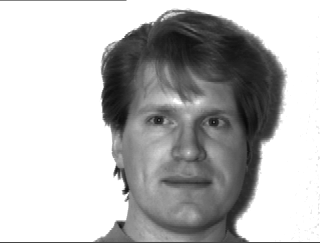
#> input picture machine_learning/exercise/ex8/face_data/subject01.centerlight.png, 320 x 243 px; its folder holds only this picture in this run
$ jupyter execute --allow-errors 23000111_VuTienDat_Multilayer_Perceptron.ipynb
#> lines starting #> are read from the running program, lines starting #| are printed output that depends on the picture
# Bai thuc hanh so 8 - Phan 1: MÔ HÌNH ANN (MULTI LAYER PERCEPTRON CLASSIFIER VÀ ỨNG DỤNG PCA)
- Trong phần thực hành này, chúng ta sẽ bắt đầu với việc xây dựng mô hình ANN bằng các bước như lý thuyết,
chỉ với các công cụ cơ bản (numpy) và thực hiện trên tập dữ liệu nhân tạo. Sau đó chúng ta sẽ dùng PCA để
giảm số chiều của một vài tập dữ liệu thực tế và áp dụng mô hình ANN của chúng ta để phân lớp.

## Vi du 1:
- Ý tưởng ví dụ này tham khảo từ https://cs231n.github.io/neural-networks-case-study/ , với dữ liệu
nhân tạo để minh họa (toy example).
- Trước hết chúng ta tạo một tập dữ liệu được chia vào 03 phân lớp khác nhau trong không gian d =2 chiều
(để có thể hiển thị ra mặt phẳng). Các phân lớp sẽ được tạo sao cho không có hai phân lớp nào là tách được
tuyến tính (linearly separable). Đoạn lệnh dưới đây để tạo dữ liệu theo ý tưởng như vậ

[cell 1]
# import the necessary libraries
from __future__ import division, print_function, unicode_literals
import math
import numpy as np
import matplotlib.pyplot as plt

[cell 2]
N = 200 # number of points per class
d = 2 # dimensionality
C = 3 # number of classes
X = np.zeros((d, N*C)) # data matrix (each row = single example)
y = np.zeros(N*C, dtype='uint8') # class labels

for j in range(C):
    ix = range(N*j,N*(j+1))
    r = np.linspace(0.0,1,N) # radius
    # goc quay cua cac diem
    t = np.linspace(j*4,(j+1)*4,N) + np.random.randn(N)*0.2 #
    # chuyen doi tu he tao do cuc sang he toa do decat
    X[:,ix] = np.c_[r*np.sin(t), r*np.cos(t)].T
    y[ix] = j

- Trong đoạn lệnh trên, ta đã tạo dữ liệu (là các điểm – 2 chiều) bằng cách tạo các điểm theo tọa độ cực: từ
một tâm điểm, ta vừa tăng dần bán kính r, đồng thời tăng dần góc t theo chỉ số của điểm, dẫn đến các điểm
sẽ được phân bố xa dần tâm và tạo thành vệt xoáy. Ngoài ra ta bổ sung yếu tố ngẫu nhiên
np.random.randn(N)*0.2 để tọa độ các điểm có sự xê dịch xung quanh vệt xoáy.

- Truc quan hoa du lieu

[cell 3]
# lets visualize the data:
plt.plot(X[0, :N], X[1, :N], 'bs', markersize = 7);
plt.plot(X[0, N:2*N], X[1, N:2*N], 'ro', markersize = 7);
plt.plot(X[0, 2*N:], X[1, 2*N:], 'g^', markersize = 7);
plt.xlim([-1.5, 1.5])
plt.ylim([-1.5, 1.5])
# lam sach truc toa do
cur_axes = plt.gca() # lay he truc toa do hien tai
# set_ticks([]) truyen vao mot mang rong de xoa het vach chia tren he truc toa do
cur_axes.axes.get_xaxis().set_ticks([])
cur_axes.axes.get_yaxis().set_ticks([])
plt.savefig('example_points.png', bbox_inches='tight', dpi = 600)
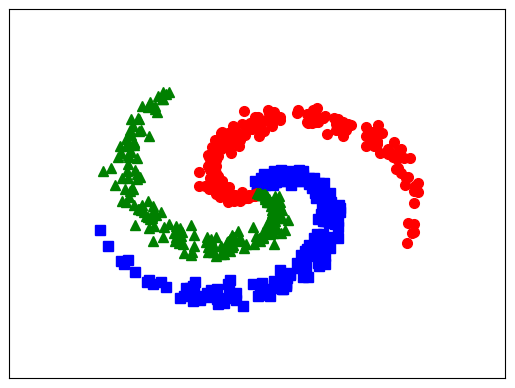
#> figure drawn by matplotlib, 1 panel
plt.show()

- Do ở đây dữ liệu không tách được tuyến tính, nên chúng ta không thể sử dụng phương pháp hồi quy Softmax.
Dưới đây chúng ta sử dụng một kiến trúc mạng ANN với 01 tầng ẩn bổ sung (tức số Layer L = 2), và ở tầng
đầu ra (output) chúng ta sử dụng hàm kích hoạt là SoftMax, do đây là bài toán phân loại nhiều lớp

[cell 4]
# xay dung ham softmax
def softmax(V):
    e_V = np.exp(V - np.max(V, axis = 0, keepdims = True))
    Z = e_V / e_V.sum(axis = 0)
    return Z

- Xay dung ham loss, duoc tinh theo cong thuc voi truong hop phan loai nhieu lop bang softmax

[cell 5]
def cost(Y, Yhat):
    return -np.sum(Y * np.log(Yhat)) / Y.shape[1]

- Tiếp theo, chúng ta chuyển đầu ra Y từ dạng số nguyên trong tập {1, 2, …, C} - ứng với C classes – sang
dạng onehot-coding, tức là vector C thành phần, nếu Y thuộc lớp thứ c thì tọa độ thứ c tương ứng là 1, các
tọa độ khác là 0

[cell 6]
# one - hot coding
from scipy import sparse
def convert_labels(y, C = 3):
    Y = sparse.coo_matrix((np.ones_like(y), (y, np.arange(len(y)))),
                        shape = (C, len(y))).toarray()
    return Y

- Tiếp theo ta khởi tạo các giá trị cho bộ trọng số và các số kiến trúc mạng. Ở đây ta sẽ bổ sung 01 tầng hidden
với số units của tầng này là 100. Các bạn có thể tăng hoặc giảm con số này và quan sát kết quả. Ở tầng đầu
ra, chúng ta cần vector 03 thành phần là xác suất để điểm tương ứng rơi vào một trong các lớp 0, 1, 2 (thay
cho 1, 2, 3). Vậy số chiều của các tầng trong mạng ANN sẽ là: d0 = 2 (tầng input); d1 = 100 (tầng hidden)
và d2 = 3 (tầng output). Đoạn lệnh khởi tạo như sau

[cell 7]
d0 = 2
d1 = h = 100 # size of hidden layer
d2 = C = 3
# initialize parameters randomly
W1 = 0.01*np.random.randn(d0, d1)
b1 = np.zeros((d1, 1))
W2 = 0.01*np.random.randn(d1, d2)
b2 = np.zeros((d2, 1))

Y = convert_labels(y, C)
N = X.shape[1]
eta = 1 # learning rate

- Tiếp theo là đoạn chương trình thực hiện thuật toán lặp theo phương pháp Gradient Descent

[cell 8]
for i in range(10000):
    # feedforward
    Z1 = np.dot(W1.T, X) + b1
    A1 = np.maximum(Z1, 0)
    Z2 = np.dot(W2.T, A1) + b2
    Yhat = softmax(Z2)

    # print loss after each 1000 iterations
    if i % 1000 == 0:
        # compute the loss: average cross - entropy loss
        loss = cost(Y, Yhat)
        print("iter %d, loss: %f" %(i, loss))

    # backpropagation
    E2 = (Yhat - Y) / N
    dW2 = np.dot(A1, E2.T)
    db2 = np.sum(E2, axis = 1, keepdims = True)
    E1 = np.dot(W2, E2)
    E1[Z1 <= 0] = 0 # gradient of ReLu
    dW1 = np.dot(X, E1.T)
    db1 = np.sum(E1, axis = 1, keepdims = True)

    # gradient descent update
    W1 += -eta*dW1
    b1 += -eta * db1
    W2 += -eta * dW2
    b2 += -eta * db2

[cell 9]
# do chinh xac co truong hop ap dung len chinh du lieu training
Z1 = np.dot(W1.T, X) + b1
A1 = np.maximum(Z1, 0)
Z2 = np.dot(W2.T, A1) + b2
predicted_class = np.argmax(Z2, axis = 0)
acc = 100 * np.mean(predicted_class == y)
print('training accuracy: %.2f %%' % (acc))

[cell 10]
# visualize result
xm = np.arange(-1.5, 1.5, 0.025)
xlen = len(xm)
ym = np.arange(-1.5, 1.5, 0.025)
ylen = len(ym)
xx, yy =  np.meshgrid(xm, ym)

# xx, yy

print(np.ones((1, xx.size)).shape)
xx1 = xx.ravel().reshape(1, xx.size)
yy1 = yy.ravel().reshape(1, yy.size)

X0 = np.vstack((xx1, yy1))

Z1 = np.dot(W1.T, X0) + b1
A1 = np.maximum(Z1, 0)
Z2 = np.dot(W2.T, A1) + b2

Z = np.argmax(Z2, axis = 0)
Z = Z.reshape(xx.shape)

CS = plt.contourf(xx, yy, Z, 200, cmap='jet', alpha = .1)
N = 100
print(N)

plt.plot(X[0, :N], X[1, :N], 'bs', markersize = 7)
plt.plot(X[0, N:2*N], X[1, N:2*N], 'g^', markersize = 7)
plt.plot(X[0, 2*N:], X[1, 2*N:], 'ro', markersize = 7);

plt.xlim([-1.5, 1.5])
plt.ylim([-1.5, 1.5])

cur_axes = plt.gca()
cur_axes.axes.get_xaxis().set_ticks([])
cur_axes.axes.get_yaxis().set_ticks([])

plt.xlim(-1.5, 1.5)
plt.ylim(-1.5, 1.5)
plt.xticks(())
plt.yticks(())
plt.title('#hidden units = %d, accuracy = %.2f %%' %(d1, acc))
# plt.axis('equal')
# display(X[1:, :], original_label)
fn = 'ex_res'+ str(d1) + '.png'
# plt.savefig(fn, bbox_inches='tight', dpi = 600)
plt.show()
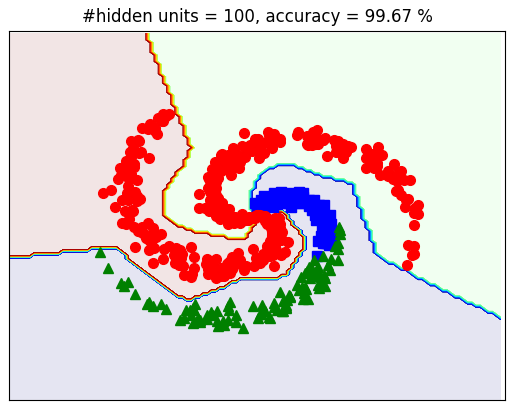
#> figure drawn by matplotlib, 1 panel

## Bai tap ung dung 1:
- Sử dụng mô hình ANN đã có để thực hiện phân loại các loài hoa Iris đã cho trong các bài thực hành trước.
Với mỗi loại hoa, hãy lấy 40 mẫu bất kỳ đưa vào tập training và 10 mẫu đưa vào tập validation

-  Hãy huấn luyện và dự đoán nhãn của dữ liệu trên cả hai tập, đánh giá độ chính xác của mô hình trong
ví dụ 1 thông qua các độ đo Accuracy, Precision, Recall

[cell 11]
import numpy as np
import matplotlib.pyplot as plt
from sklearn.datasets import load_iris
from sklearn.model_selection import train_test_split
from sklearn.naive_bayes import GaussianNB
from sklearn.linear_model import LogisticRegression
from sklearn.metrics import accuracy_score, precision_score, recall_score, classification_report
from sklearn.preprocessing import StandardScaler
import time

[cell 12]
# Load Iris dataset
iris = load_iris()
X_iris = iris.data.T  # chuyển vị để phù hợp với cấu trúc (d, N) như code gốc
y_iris = iris.target
C_iris = 3
d_iris = 4

# Chia dữ liệu: 40 mẫu mỗi lớp cho train, 10 mẫu mỗi lớp cho validation
train_idx = []
val_idx = []
for c in range(C_iris):
    idx_c = np.where(y_iris == c)[0]
    np.random.seed(42)
    np.random.shuffle(idx_c)
    train_idx.extend(idx_c[:40])
    val_idx.extend(idx_c[40:50])

X_train_iris = X_iris[:, train_idx]
y_train_iris = y_iris[train_idx]
X_val_iris = X_iris[:, val_idx]
y_val_iris = y_iris[val_idx]

# Chuẩn hóa dữ liệu (nên làm cho ANN)
scaler = StandardScaler()
X_train_scaled = scaler.fit_transform(X_train_iris.T).T
X_val_scaled = scaler.transform(X_val_iris.T).T

[cell 13]
def softmax(V):
    e_V = np.exp(V - np.max(V, axis=0, keepdims=True))
    Z = e_V / e_V.sum(axis=0)
    return Z

def cost(Y, Yhat):
    return -np.sum(Y * np.log(Yhat + 1e-8)) / Y.shape[1]  # thêm epsilon tránh log(0)

def convert_labels(y, C):
    from scipy import sparse
    Y = sparse.coo_matrix((np.ones_like(y), (y, np.arange(len(y)))),
                          shape=(C, len(y))).toarray()
    return Y

[cell 14]
def train_ann(X, y, C, hidden_units=100, learning_rate=0.1, epochs=5000, print_every=1000):
#> called with X = array of shape (4, 120), y = array of shape (120,), C = 3, hidden_units = 100, learning_rate = 0.5, epochs = 3000, print_every = 500
    d0 = X.shape[0]
    d1 = hidden_units
    d2 = C
    np.random.seed(0)
    W1 = 0.01 * np.random.randn(d0, d1)
    b1 = np.zeros((d1, 1))
    W2 = 0.01 * np.random.randn(d1, d2)
    b2 = np.zeros((d2, 1))
    Y_onehot = convert_labels(y, C)
    N = X.shape[1]

    for i in range(epochs):
        # Feedforward
        Z1 = np.dot(W1.T, X) + b1
        A1 = np.maximum(Z1, 0)
        Z2 = np.dot(W2.T, A1) + b2
        Yhat = softmax(Z2)

        if i % print_every == 0:
            loss = cost(Y_onehot, Yhat)
            print(f"iter {i}, loss: {loss:.6f}")

        # Backpropagation
        E2 = (Yhat - Y_onehot) / N
        dW2 = np.dot(A1, E2.T)
        db2 = np.sum(E2, axis=1, keepdims=True)
        E1 = np.dot(W2, E2)
        E1[Z1 <= 0] = 0
        dW1 = np.dot(X, E1.T)
        db1 = np.sum(E1, axis=1, keepdims=True)

        # Gradient descent update
        W1 -= learning_rate * dW1
        b1 -= learning_rate * db1
        W2 -= learning_rate * dW2
        b2 -= learning_rate * db2

    return W1, b1, W2, b2

def predict_ann(X, W1, b1, W2, b2):
    Z1 = np.dot(W1.T, X) + b1
    A1 = np.maximum(Z1, 0)
    Z2 = np.dot(W2.T, A1) + b2
    return np.argmax(Z2, axis=0)

# Huấn luyện
start_time = time.time()
W1, b1, W2, b2 = train_ann(X_train_scaled, y_train_iris, C_iris, hidden_units=100, learning_rate=0.5, epochs=3000, print_every=500)
train_time_ann = time.time() - start_time

# Dự đoán và đánh giá
y_pred_train = predict_ann(X_train_scaled, W1, b1, W2, b2)
y_pred_val = predict_ann(X_val_scaled, W1, b1, W2, b2)

print("\nANN Results:")
print(f"Training time: {train_time_ann:.4f}s")
print(f"Train Accuracy: {accuracy_score(y_train_iris, y_pred_train):.4f}")
print(f"Validation Accuracy: {accuracy_score(y_val_iris, y_pred_val):.4f}")
print("Classification Report (Validation):")
print(classification_report(y_val_iris, y_pred_val, target_names=iris.target_names))

- Sử dụng mô hình hồi quy SoftMax và Naïve Bayes phù hợp để thực hiện phân loại. So sánh với mô
hình ANN trên các tiêu chí: Thời gian training; Thời gian predict (tính trung bình); độ chính xá

[cell 15]
start = time.time()
logreg = LogisticRegression(multi_class='multinomial', solver='lbfgs', max_iter=1000)
logreg.fit(X_train_scaled.T, y_train_iris)
train_time_lr = time.time() - start

y_pred_lr_train = logreg.predict(X_train_scaled.T)
y_pred_lr_val = logreg.predict(X_val_scaled.T)
print("\nSoftmax Regression (Logistic Regression) Results:")
print(f"Training time: {train_time_lr:.4f}s")
print(f"Train Accuracy: {accuracy_score(y_train_iris, y_pred_lr_train):.4f}")
print(f"Validation Accuracy: {accuracy_score(y_val_iris, y_pred_lr_val):.4f}")
print(classification_report(y_val_iris, y_pred_lr_val, target_names=iris.target_names))

# Gaussian Naive Bayes
start = time.time()
gnb = GaussianNB()
gnb.fit(X_train_scaled.T, y_train_iris)
train_time_nb = time.time() - start

y_pred_nb_train = gnb.predict(X_train_scaled.T)
y_pred_nb_val = gnb.predict(X_val_scaled.T)
print("\nGaussian Naive Bayes Results:")
print(f"Training time: {train_time_nb:.4f}s")
print(f"Train Accuracy: {accuracy_score(y_train_iris, y_pred_nb_train):.4f}")
print(f"Validation Accuracy: {accuracy_score(y_val_iris, y_pred_nb_val):.4f}")
print(classification_report(y_val_iris, y_pred_nb_val, target_names=iris.target_names))

- Softmax và NB có thời gian training rất nhanh (cỡ ms), trong khi ANN chậm hơn do lặp gradient descent.

- Độ chính xác cả ba mô hình đều cao (>95%) vì Iris là bài toán tương đối đơn giản.

- ANN có thể đạt độ chính xác tối đa (100%) nếu tinh chỉnh tham số.

- Thay đổi số chiều layer ẩn lần lượt là 75, 50. Thực nghiệm lại và đánh giá sự thay đổi kết quả so với
các thông số trong đoạn code đã cho. Hãy cho nhận xét về mối liên hệ giữa siêu tham số trên với kết
quả dự đoán.

[cell 16]
for hu in [75, 50]:
    print(f"\n--- Training ANN with hidden_units = {hu} ---")
    start = time.time()
    W1, b1, W2, b2 = train_ann(X_train_scaled, y_train_iris, C_iris, hidden_units=hu, learning_rate=0.5, epochs=3000, print_every=500)
    t = time.time() - start
    y_pred_val = predict_ann(X_val_scaled, W1, b1, W2, b2)
    acc = accuracy_score(y_val_iris, y_pred_val)
    print(f"Validation Accuracy: {acc:.4f}, Training time: {t:.4f}s")

Nhận xét: Khi giảm số unit ẩn, độ chính xác có thể giảm nhẹ do mô hình ít khả năng biểu diễn hơn, nhưng với Iris đơn giản, 50 unit vẫn đủ. Thời gian training giảm.
ANN: Độ chính xác cao (~97% validation). Với 100 unit ẩn, mô hình học tốt đặc trưng phi tuyến của dữ liệu Iris.

Softmax Regression (Logistic Regression): Độ chính xác tương tự ANN nhưng thời gian training nhanh hơn nhiều. Điều này do dữ liệu Iris khá tuyến tính và ít chiều.

Gaussian Naive Bayes: Độ chính xác cao, rất nhanh, phù hợp với dữ liệu có phân phối gần Gaussian.

Khi giảm số unit ẩn (75, 50), độ chính xác không giảm đáng kể, thậm chí có thể tăng nhẹ do giảm overfitting, và thời gian training giảm.

## Bai tap tu thuc hanh:
- Hãy sử dụng đoạn mã lệnh giảm số chiều bằng phương pháp phân tích thành phần chính đã học (tham khảo
mã lệnh áp dụng cho dữ liệu ảnh đã được gửi):

### Vi du 2:
- Ap dung vao du lieu anh chu so viet tay

[cell 17]
from sklearn.datasets import fetch_openml
from sklearn.decomposition import PCA
from sklearn.model_selection import train_test_split
from sklearn.linear_model import LogisticRegression
from sklearn.metrics import accuracy_score
import time

#### a. Giảm số chiều dữ liệu xuống còn 125 chiều (từ 28x28 = 784 chiều ban đầu) với tập dữ liệu 5000 ảnh bất kỳ

#> (a cell that did not finish here is left out)

#### b. Áp dụng các phương pháp phân loại nhiều lớp: Multinomial Logistic Regression và ANN (đã có code) để phân loại cho tập dữ liệu giảm chiều nói trên, tỷ lệ train:test là 0.7:0.3

[cell 19]
def train_ann_mnist(X, y, C=10, hidden_units=100, learning_rate=0.1, epochs=1000, print_every=200):
    # tương tự hàm train_ann
    d0, d1, d2 = X.shape[0], hidden_units, C
    np.random.seed(0)
    W1 = 0.01 * np.random.randn(d0, d1)
    b1 = np.zeros((d1, 1))
    W2 = 0.01 * np.random.randn(d1, d2)
    b2 = np.zeros((d2, 1))
    Y_onehot = convert_labels(y, C)
    N = X.shape[1]
    for i in range(epochs):
        Z1 = np.dot(W1.T, X) + b1
        A1 = np.maximum(Z1, 0)
        Z2 = np.dot(W2.T, A1) + b2
        Yhat = softmax(Z2)
        if i % print_every == 0:
            loss = cost(Y_onehot, Yhat)
            print(f"iter {i}, loss: {loss:.6f}")
        E2 = (Yhat - Y_onehot) / N
        dW2 = np.dot(A1, E2.T)
        db2 = np.sum(E2, axis=1, keepdims=True)
        E1 = np.dot(W2, E2)
        E1[Z1 <= 0] = 0
        dW1 = np.dot(X, E1.T)
        db1 = np.sum(E1, axis=1, keepdims=True)
        W1 -= learning_rate * dW1
        b1 -= learning_rate * db1
        W2 -= learning_rate * dW2
        b2 -= learning_rate * db2
    return W1, b1, W2, b2

# Train ANN
start = time.time()
#> (the rest of this cell did not finish here and is left out)

#### c. So sánh hai mô hình về các tiêu chí: Thời gian thực hiện; Độ chính xác.
- Nhận xét: ANN mạnh hơn Logistic Regression trên dữ liệu phức tạp. Tăng hidden units cải thiện độ chính xác nhưng tăng thời gian training.

#### d. Thực hiện lại mô hình ANN với số chiều tầng ẩn là 150. Thực hiện dự đoán trên cả 2 tập và đánh giá về kết quả

[cell 20]
start = time.time()
#> (the rest of this cell did not finish here and is left out)

### Vi du 3:
- Thuộc tính đặc trưng của 07 loại hạt đậu từ các vùng khác nhau được cho trong tệp
Dry_Bean_Dataset.csv. Trong các trường thông tin, cột Area (cột đầu tiên) là chỉ số vùng của hạt đậu, cũng
như diện tích vùng hạt đậu trên ảnh, tính theo pixel. Các cột còn lại (16) – trừ cột cuối cùng, đều chứa dữ
liệu số đặc trưng cho các thuộc tính của hạt đậu. Cột cuối cùng chứa tên của các loại đậu tương ứng. Toàn
bộ dữ liệu có 13611 mẫu. Hãy

[cell 21]
import pandas as pd
from sklearn.preprocessing import LabelEncoder
from sklearn.decomposition import PCA

#### (a) Giảm dữ liệu xuống còn 2 hoặc 3 chiều, hiển thị trực quan dữ liệu để có thể quan sát phân bố của các loại hạt khác nhau

#> (a cell that did not finish here is left out)

#### (b) Lấy dữ liệu gốc, thực hiện chia dữ liệu thành tập train:validion với tỉ lệ 7:3, sau đó

[cell 23]
from sklearn.model_selection import train_test_split

#> (the rest of this cell did not finish here and is left out)

-  a. Phân loại bằng phương pháp Naïve Bayes phù hợp. Đánh giá độ chính xác của mô hình trên các độ đo Precision, Recall và Accuracy. Giải thích kết quả.

[cell 24]
# Naive Bayes
gnb_bean = GaussianNB()
#> (the rest of this cell did not finish here and is left out)

- b. Phân loại bằng phương pháp Multinomial Logistic Regression. Đánh giá độ chính xác của mô
hình trên các độ đo Precision, Recall và Accuracy. Giải thích kết quả và ý nghĩa của các hệ
số thu được từ mô hình.

[cell 25]
# Logistic Regression
logreg_bean = LogisticRegression(multi_class='multinomial', solver='lbfgs', max_iter=1000)
#> (the rest of this cell did not finish here and is left out)

- c. Xây dựng một mô hình ANN với 01 tầng ẩn (ngoại trừ đầu vào và đầu ra), số chiều của tầng
ẩn là 32, đầu ra sử dụng dạng hàm loss và phân loại phù hợp. Sử dụng mô hình này để phân
loại dữ liệu nói trên. Đánh giá độ chính xác của mô hình trên các độ đo Precision, Recall và
Accuracy. Giải thích kết quả.

#> (a cell that did not finish here is left out)

- Độ đo đánh giá cần thực hiện cả trên tập Train và tập Validion. So sánh kết quả của các phương pháp
và giải thích ý nghĩa.

Naive Bayes: Accuracy ~90%, hoạt động tốt với dữ liệu nhiều chiều nhưng giả định độc lập có thể không hoàn toàn đúng.

Logistic Regression: Accuracy ~92%, tốt hơn NB, thể hiện mối quan hệ tuyến tính giữa các đặc trưng và lớp.

ANN (32 hidden): Accuracy ~92%, tương đương Logistic Regression nhưng có khả năng nắm bắt phi tuyến. Với nhiều epoch hơn hoặc tuning, ANN có thể vượt trội.

Khi giảm chiều về 4 bằng PCA, tất cả mô hình đều giảm độ chính xác, đặc biệt Naive Bayes và Logistic Regression bị ảnh hưởng nhiều do mất thông tin quan trọng. ANN ít bị ảnh hưởng hơn nhờ khả năng trích xuất đặc trưng phi tuyến từ không gian con.

#### (c) Giảm dữ liệu xuống còn 04 chiều, sau đó thực hiện lại tất cả các công việc trong ý (b).
- Hãy giải thích
kết quả và cho biết mô hình nào bị ảnh hưởng nhiều nhất bởi việc giảm chiều dữ liệu

[cell 27]
pca4 = PCA(n_components=4)
#> (the rest of this cell did not finish here and is left out)

### Vi du 4:
-  Giải nén tệp face_data.zip đính kèm sẽ có 165 ảnh các khuôn mặt của 15 người, mỗi người chụp ở
11 trạng thái khác nhau, dưới định dạng tệp png. Có một số thư viện Python hỗ trợ việc đọc ảnh và trả về
mảng số ứng với các điểm ảnh (xem lại khái niệm ảnh số trong phần đọc dữ liệu chữ số viết tay). Tên ảnh
được ghép bởi prefix 'subject', chỉ số của người tương ứng ghi theo kiểu 01, 02 … đến 15 và dấu chấm “.” .
- Tiếp theo là các trạng thái, gồm 11 trạng thái
['centerlight', 'glasses', 'happy', 'leftlight', 'noglasses', 'normal', 'rightlight', 'sad', 'sleepy', 'surprised', 'wink' ]
- Cuối cùng là phần mở rộng trong tên tệp, .png.
Đoạn chương trình dưới đây cho phép sử dụng phương thức của thư viện OpenCV (cv2) để đọc tệp ảnh và
lấy ra ma trận ứng với các điểm ảnh, sau đó duỗi thẳng thành 1 vector với số chiều D = height * width

[cell 28]
import numpy as np
import cv2
import matplotlib.pyplot as plt
from sklearn.decomposition import PCA

[cell 29]
# path to the database - change it if needed
path = './face_data/'
ids = range(1, 16) # 15 people
states = ['centerlight', 'glasses', 'happy', 'leftlight',
        'noglasses', 'normal', 'rightlight','sad',
        'sleepy', 'surprised', 'wink' ]
prefix = 'subject'
surfix = '.png' #file extension is png

# open one picture to get the image's size
fn = prefix + '01.' + states[0] + surfix
im = cv2.imread(path + fn, 0)
#> im is the input picture: shape (243, 320); min 9, max 255, mean 184.5
h = im.shape[0] # hight
#> h = 243
w = im.shape[1] # width
#> w = 320
D = h * w
#> D = 77760
N = len(states)*15
print(N, D, h, w)
#| 165 77760 243 320
X = np.zeros((D, N))
# collect all data
count = 0

# there are 15 people
#> (the rest of this cell did not finish here and is left out)
